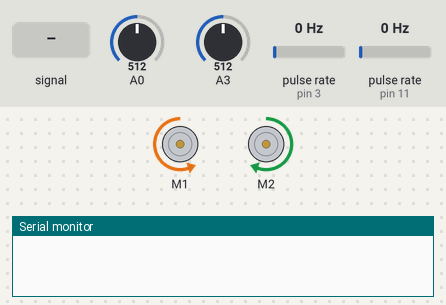
The sketch below on a simulated Arduino Uno, built with avr-gcc and run on an emulated ATmega328P. On the bench: 2 × DC motor (green arrow = forward, orange = backward, longer = faster), the last lines printed to the serial monitor. Wiring (inferred from the names in the program): 2 × pulse sensor: data pin 3 / data pin 11. The inputs (shaded band) are chosen by the test bench; at power-on: A0 = 512, A3 = 512, pulse rate (sensors on pin 3, pin 11) 0 Hz.

Above: at 1.2 s.
1.3 s: A3 fed a 2 Hz sine of ±306 counts around its level
At 2.1 s:
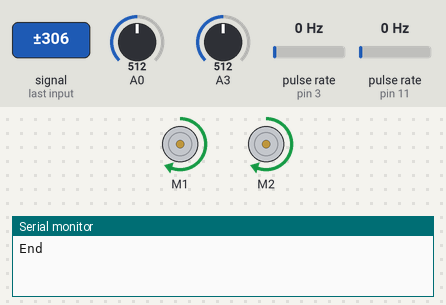
Timing chart, 0 to 4.3 s (numbered marks = the images above; inputs shaded):
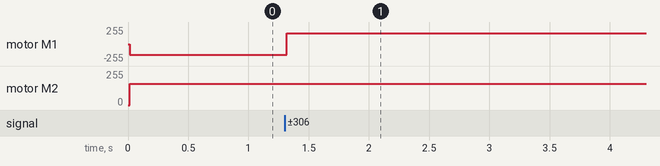

Measured:
- after the input at 1.3 s, motor M1: backward 159/255 → forward 159/255 at once

The sketch:

Motor_Avoid2.ino
```cpp
//checklist part 2 & 3
#include <DualVNH5019MotorShield.h>
#include <EnableInterrupt.h>
#include <PID_v1.h>
#include <SharpIR.h>


#define LEFT_ENCODER 3 //left motor encoder A to pin 5
#define RIGHT_ENCODER 11 //right motor encoder A to pin 13

/* ===================== Definition/Variables for Sensor ========================== */

#define s0 A0;  // Right Back Sensor
#define s1 A1;  // Right Front Sensor
#define s2 A2;  // Left Long Sensor
#define s3 A3;  // Front Right Sensor
#define s4 A4   // Front Left Sensor
#define s5 A5;  // Front Center

//#define ir A0
//#define model 1080
DualVNH5019MotorShield md;
//SharpIR SharpIR(ir,model);

double leftEncoderValue = 0;
double rightEncoderValue = 0;
double startLeftEncoderValue, startRightEncoderValue;
double difference;                // Use to find the difference
double Setpoint, Input, Output;
double TURN_L = 4.71, TURN_R = 4.52;
int x = 0;

/* ================================= Notes ================================= */
// 562.25 pulse = 1 revolution
// Diameter = 6cm
// Circumference = 18.8495559215cm
// For 90 degrees turn = 492 ticks.
// Diameter = 21 cm (ROBOT)
// Circumference = 65.9734457254

/* ================================== PID ================================== */
//double Kp=1.7, Ki=0, Kd=0;
PID straightPID(&leftEncoderValue, &Output, &rightEncoderValue, 2.5, 1.2, 0.0, DIRECT);
//PID singleUnitPID(&leftEncoderValue, &Output, &rightEncoderValue, 11.5, 1.0, 0.0, DIRECT);
PID leftPID(&leftEncoderValue, &Output, &rightEncoderValue, 0.0, 0.0, 0.0, DIRECT);
PID rightPID(&leftEncoderValue, &Output, &rightEncoderValue, 0, 0, 0.0, DIRECT);
//PID(&input, &output, &setpoint, Kp, Ki, Kd, Direction)
//Parameters: Input - the variable we are trying to control
//          : Output - the variable that will be adjusted by PID
//          : Setpoint - the value we want the input to maintain
//          : Direction - either DIRECT or REVERSE

/* ============================Distance to Ticks ============================= */
double distToTicks(double dist){
  double circumference = 18.85;
  double pulse = 562.25;
  double oneCM = circumference / pulse;
  double ticks = dist / oneCM;  //dis/0.0335
  return ticks;     //No. of interupt for the process
}
/* ====================== Rotation Ticks Left ============================= */
double rotationTicksLeft(double angle){
 // double degree = 90;
  //double ticks = 450;
  double perDegree = 4.27;
  return angle*perDegree;
}

/* ====================== Rotation Ticks Right ============================= */
double rotationTicksRight(double angle){
 // double degree = 90;
 // double ticks = 415;
  double perDegree = 4.44;
  return angle*perDegree;
  //if turn too much decrease the value if turn too little increase the value
}

/* =============================== Go Straight ============================= */
void goStraight(double ticks){
  leftEncoderRes();
  rightEncoderRes();
  while ((leftEncoderValue < ticks) || (rightEncoderValue < ticks)) {
       md.setSpeeds(-(250),250-Output);
       straightPID.Compute();
   }
   md.setBrakes(400,400);
   delay(500);
   rightEncoderRes();
   leftEncoderRes();

}

/* ========================= Rotation Ticks ================================ */
void turnLeft(double ticks){
  leftEncoderRes();
  rightEncoderRes();
  while((leftEncoderValue < ticks) || (rightEncoderValue < ticks)){
     md.setSpeeds(-(250),-(250-Output));
     leftPID.Compute();
  }
  md.setBrakes(400,400);
  delay(500);
  rightEncoderRes();
  leftEncoderRes();
}

void turnRight(double ticks){
  leftEncoderRes();
  rightEncoderRes();
  while((leftEncoderValue < ticks) || (rightEncoderValue < ticks)){
     md.setSpeeds((250),(250+Output));
     rightPID.Compute();
  }
  md.setBrakes(400,400);
  delay(500);
  rightEncoderRes();
  leftEncoderRes();
}


/* ================================= Setup ================================= */
void setup() {
  Serial.begin(115200);
  md.init();
  pinMode (LEFT_ENCODER, INPUT); //set digital pin 3 as input
  pinMode (RIGHT_ENCODER, INPUT); //set digital pin 11 as input
  enableInterrupt(LEFT_ENCODER, leftEncoderInc, RISING);  // Reading the Encoder
  enableInterrupt(RIGHT_ENCODER, rightEncoderInc, RISING);// Reading the Encoder
  leftPID.SetOutputLimits(-50, 50);
  leftPID.SetMode(AUTOMATIC);
  leftPID.SetSampleTime(5);
  straightPID.SetOutputLimits(-50,50);
  straightPID.SetMode(AUTOMATIC);
  rightPID.SetOutputLimits(-50,50);
  rightPID.SetMode(AUTOMATIC);
   /* ======================== For Sensor ============================= */
  pinMode(A0, INPUT);
  pinMode(A1, INPUT);
  pinMode(A2, INPUT);
  pinMode(A3, INPUT);
  pinMode(A4, INPUT);
  pinMode(A5, INPUT);
}

void loop(){
  double forwardTicks;
  double rightTicks;
  double leftTicks;
  int S3 = distanceS0();
  while(!(S3 >= 10 && S3<=12)){
    md.setSpeeds(-(250),250-Output);
    straightPID.Compute();
    S3=distanceS3();
  }
    Serial.println("End");
    md.setBrakes(400,400);
    rightTicks = rotationTicksRight(90);
    turnRight(rightTicks);
    Serial.println("Hi0");
    forwardTicks = distToTicks(20);
    goStraight(forwardTicks);
    leftTicks = rotationTicksLeft(90);
    turnLeft(leftTicks);
    Serial.println("Hi1");
    forwardTicks = distToTicks(53);
    goStraight(forwardTicks);
    leftTicks = rotationTicksLeft(90);
    turnLeft(leftTicks);
    Serial.println("Hi2");
    forwardTicks = distToTicks(22);
    goStraight(forwardTicks);
    rightTicks = rotationTicksRight(90);
    turnRight(rightTicks);
    forwardTicks = distToTicks(20);
    goStraight(forwardTicks);
    md.setBrakes(400,400);
    delay(10000);
  }


// left for 50 degree
// double leftTicks = rotationTicksLeft(1080);
// turnLeft(leftTicks);

  // right for 90 degree
  // double rightTicks = rotationTicksRight(1080);
  // turnRight(rightTicks);


/* ============================ Encoder Counter ============================ */
void leftEncoderInc(void){
  leftEncoderValue++;
  }
void rightEncoderInc(void){
  rightEncoderValue++;
  }
void leftEncoderRes(void){
  leftEncoderValue = 0;
}
void rightEncoderRes(void){
  rightEncoderValue = 0;
}

/* ======================= Getting RAW Sensor Value ======================= */
int getRaw(float pin){
  int ir_val[100];
  for (int i = 0; i < 100; i++) ir_val[i] = analogRead(pin);
  sort(ir_val, 100);
  return ir_val[100/2];      // send back the median
}
/* =================== Conversion For Different Sensor =================== */
// Right Back Sensor
int convertS0(int ir_val){
  int x = ir_val;
  double p1 =   -0.005772;
  double p2 =      -1.075;
  double p3 =        3952;
  double q1 =      -19.92;
  double distanceCM = (p1*x*x + p2*x + p3) / (x + q1);
  int distance_mm = round(distanceCM*10);
  int distance_cm = distance_mm/10;
  return distance_cm;
}

// Right Front Sensor
int convertS1(int ir_val){
int x = ir_val;
  double p1 =      -7.951;
  double p2 =        6047;
  double q1 =       21.32;
  double distanceCM = (p1*x + p2) / (x + q1);
  int distance_mm = round(distanceCM*10);
  int distance_cm = distance_mm/10;
  if(distance_cm == 29){
    distance_cm ++;
  }
  return distance_cm;
}

// Left Long Sensor
int convertS2(int ir_val){
  int x = ir_val;
  double p1 =    -0.07017;
  double p2 =        44.9;
  double p3 =       216.4;
  double p4 =       1.572;
  double q1 =      -79.82;
  double q2 =       122.7;

  double distanceCM = (p1*pow(x,3) + p2*pow(x,2) + p3*x + p4) / (pow(x,2) + q1*x + q2);
  int distance_mm = round(distanceCM*10);
  int distance_cm = distance_mm/10;
  if(distance_cm >= 10 && distance_cm <=11){
    distance_cm --;
  }else if(distance_cm >= 16 && distance_cm <= 19){
    distance_cm ++;
  }
  return distance_cm;
}

// Front Right Sensor
int convertS3(int ir_val){
  int x = ir_val;
  double p1 =   5.054e-05;
  double p2 =    -0.06691;
  double p3 =       24.25;
  double p4 =       2.026;
  double p5 =      0.5528;
  double q1 =      -74.42;
  double q2 =      -3.428;


  double distanceCM = (p1*pow(x,4) + p2*pow(x,3) + p3*pow(x,2) + p4*x + p5)/(pow(x,2) + q1*x + q2);
  int distance_mm = round(distanceCM*10);
  int distance_cm = distance_mm/10;

  return distance_cm;
}
// A cat was here
// Front Left Sensor
int convertS4(int ir_val){
  int x = ir_val;
  double p1 =    0.004069;
  double p2 =      -10.47;
  double p3 =        5969;
  double q1 =       14.58;
  double distanceCM =  (p1*pow(x,2) + p2*x + p3) / (x + q1);
  int distance_mm = round(distanceCM*10);
  int distance_cm = distance_mm/10;
  if(distance_cm >= 13 && distance_cm <= 17){
    distance_cm ++;
  }else if(distance_cm >= 21 && distance_cm <=26){
    distance_cm ++;
  }else if (distance_cm >= 19){
    distance_cm ++;
  }
  return distance_cm;
}

// Front Center Sensor
int convertS5(int ir_val) {
  int x = ir_val;
  double p1 =    -0.00583;
  double p2 =     -0.4929;
  double p3 =        4860;
  double q1 =      0.3691;
  double distanceCM = (p1*pow(x,2) + p2*x + p3) / (x + q1);
  int distance_mm = round(distanceCM*10);
  int distance_cm = distance_mm/10;
  if(distance_cm >= 3 && distance_cm <= 11){
    distance_cm ++;
  }
  return distance_cm;
}
/* ========================= Get Distance Request ======================== */
// Get Distance of S1
int distanceS0(){
  int ir_val = getRaw(A0);
  return convertS0(ir_val);
}
// Get Distance of S2
int distanceS1(){
  int ir_val = getRaw(A1);
  return convertS1(ir_val);
}
// Get Distance of S3
int distanceS2(){
  int ir_val = getRaw(A2);
  return convertS2(ir_val);
}
// Get Distance of S4
int distanceS3(){
  int ir_val = getRaw(A3);
  return convertS3(ir_val);
}
// Get Distance of S5
int distanceS4(){
  int ir_val = getRaw(A4);
  return convertS4(ir_val);
}
// Get Distance of S6
int distanceS5(){
  int ir_val = getRaw(A5);
  return convertS5(ir_val);
}
/* =============================== Sorting =============================== */
void sort(int a[], int n) {
  for (int i = 1; i < n; i++) {
    int next = a[i];
    int j;
    for (j = i - 1; j >= 0 && a[j] > next; j--) a[j + 1] = a[j];
    a[j + 1] = next;
  }
}
```
